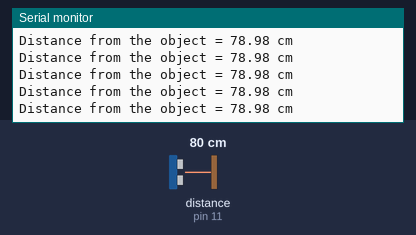
This sketch was run on a simulated Arduino Uno, built with avr-gcc and run on an emulated ATmega328P. On the bench: the last lines printed to the serial monitor. Wiring (inferred from the names in the program): ultrasonic range finder: trigger pin 12; echo pin 11. Inputs (shaded band) come from the test bench; at power-on: distance to the obstacle (sensor on pin 11) 80 cm. The echo pulse lasts 58.3 µs per cm.

Above: at 1.2 s.
1.3 s: distance to the obstacle (sensor on pin 11) set to 35 cm
At 1.38 s:
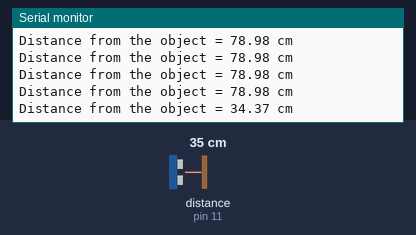
4.3 s: distance to the obstacle (sensor on pin 11) set to 120 cm
At 4.38 s:
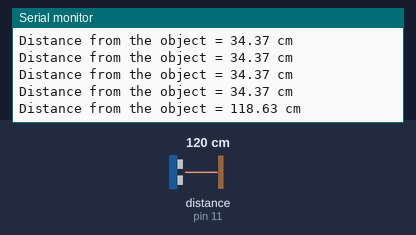
7.3 s: distance to the obstacle (sensor on pin 11) set to 35 cm
At 7.3 s:
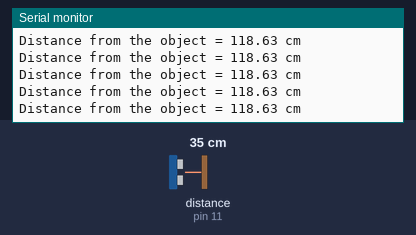
10.3 s: distance to the obstacle (sensor on pin 11) set to 250 cm
At 10.4 s:
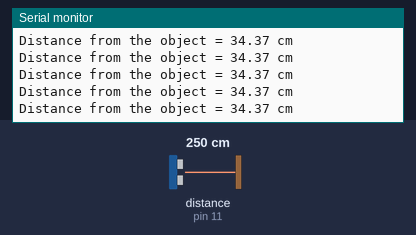
13.3 s: distance to the obstacle (sensor on pin 11) set to 299 cm
At 13.41 s:
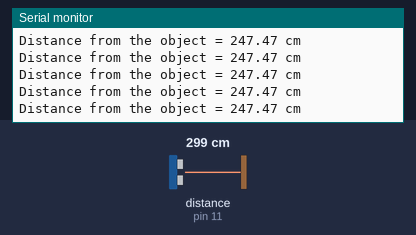
Timing chart, 0 to 16.3 s (numbered marks = the images above; inputs shaded):
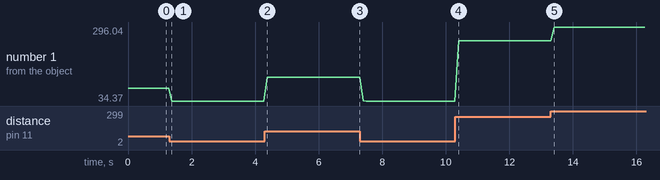

The sketch:

code.ino
```cpp
const int trigPin = 12;
const int echoPin = 11;

float duration;
float distance;


void setup()
{
pinMode(trigPin, OUTPUT);
pinMode(echoPin, INPUT);
Serial.begin(9600);
}


void loop() {

digitalWrite(trigPin, HIGH);
delayMicroseconds(10);

digitalWrite(trigPin, LOW);

duration = pulseIn(echoPin, HIGH);

distance= duration*0.034/2;

Serial.print("Distance from the object = ");
Serial.print(distance);
Serial.println(" cm");
delay(100);
}
```

Measured:
- after the input at 1.3 s, the serial monitor: prints a new line after 0.08 s (image 1)
- after the input at 4.3 s, the serial monitor: prints a new line after 0.08 s (image 2)
- plotted number 1: 78.98 → 34.37 after the input at 1.3 s, 34.37 → 118.63 after the input at 4.3 s, 118.63 → 34.37 after the input at 7.3 s, 34.37 → 247.47 after the input at 10.3 s, 247.47 → 296.04 after the input at 13.3 s
